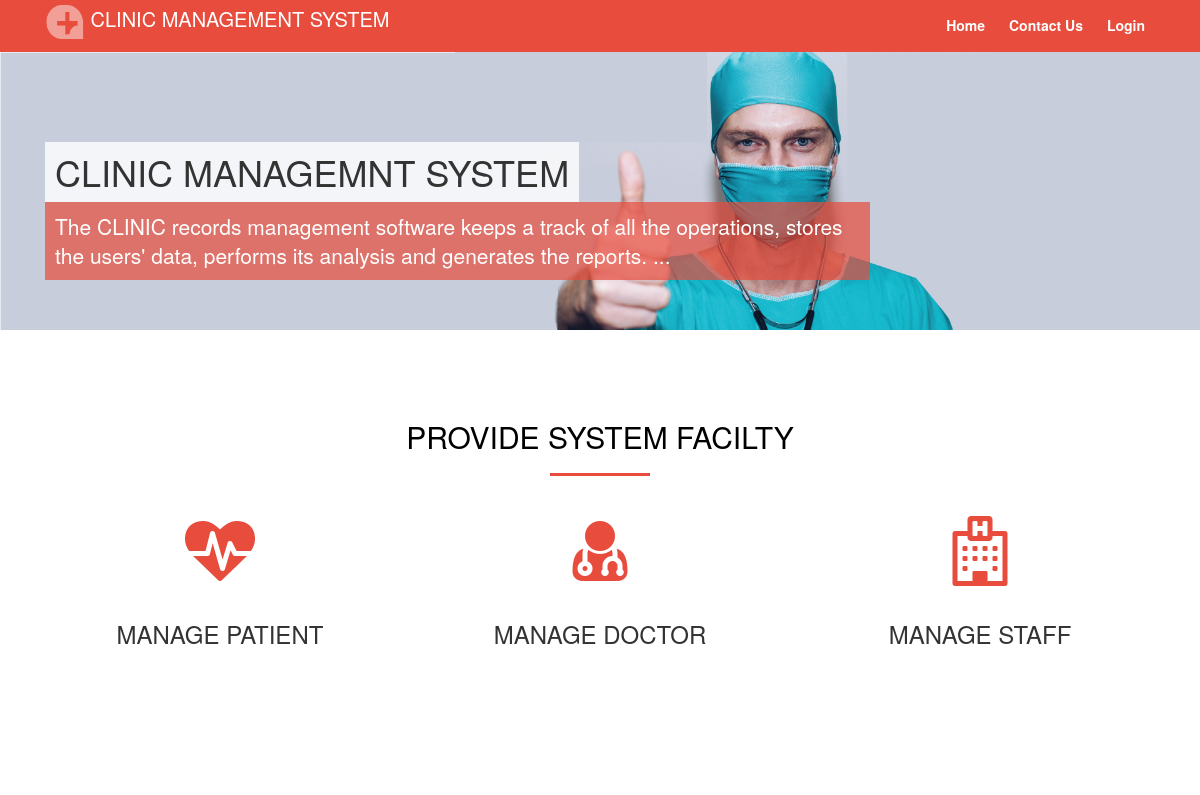
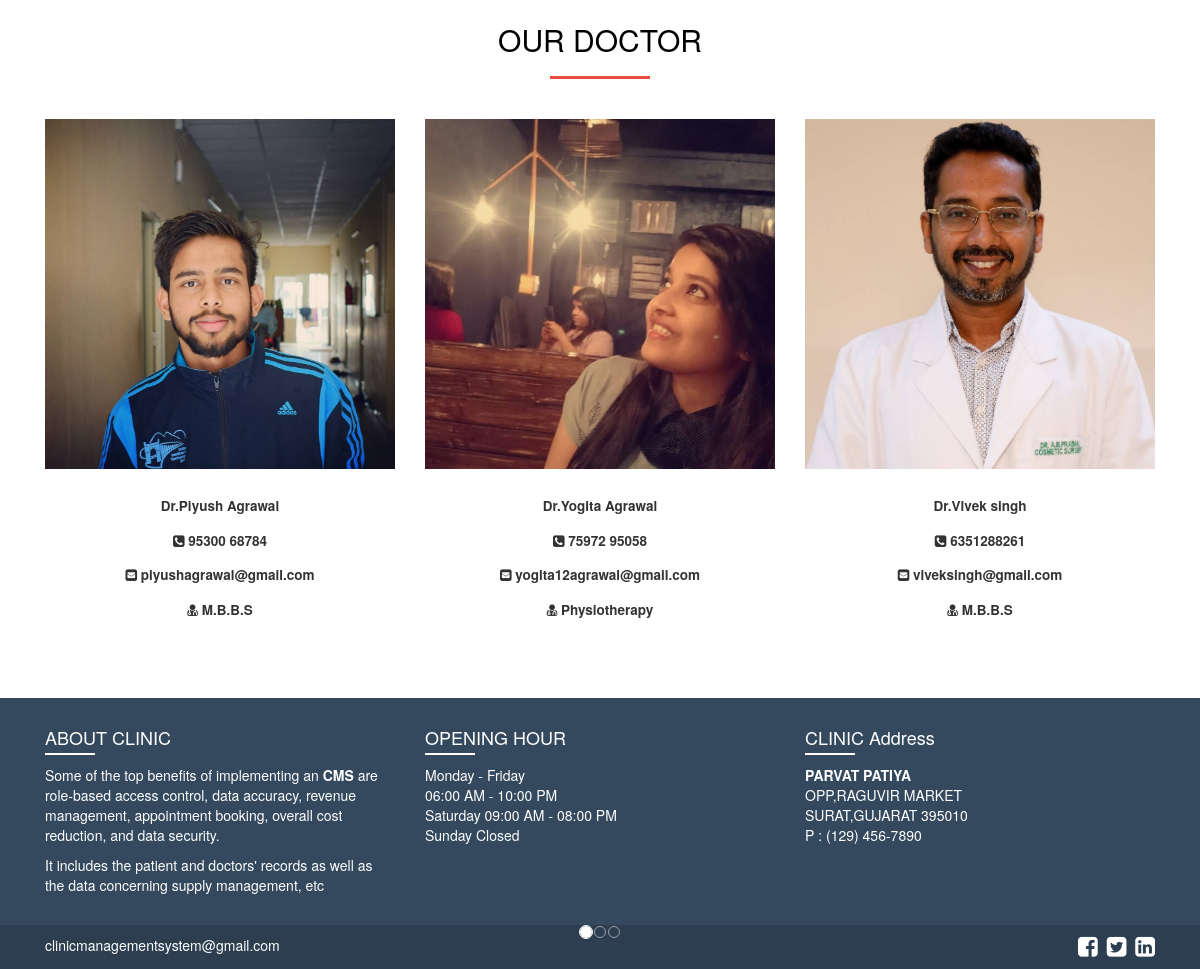
The page /Patient/index2.php (signed in) on the database its author committed (2 pictures, top to bottom).
### tables this page shows
CREATE TABLE `doctor` (
  `doctor_id` int(11) NOT NULL,
  `doctor_name` varchar(30) NOT NULL,
  `image_name` varchar(30) NOT NULL,
  `doctor_email` varchar(60) NOT NULL,
  `doctor_password` varchar(30) NOT NULL,
  `designation_id` int(11) NOT NULL,
  `Experience` varchar(30) NOT NULL,
  `doctor_fees` varchar(30) NOT NULL,
  `degree` varchar(30) NOT NULL,
  `gender` varchar(30) NOT NULL,
  `Phone_no` varchar(30) NOT NULL
);

### Patient/index2.php (the view, shortened to what this page needs)
<!DOCTYPE html>
<html lang="en">
<head>
	<link href="https://stackpath.bootstrapcdn.com/font-awesome/4.7.0/css/font-awesome.min.css" rel="stylesheet">
	<link rel="stylesheet" href="css/bootstrap2.css">
	<link rel="stylesheet" href="css/style.css">
  <link rel="stylesheet" href="https://maxcdn.bootstrapcdn.com/bootstrap/3.4.1/css/bootstrap.min.css">
</head>
<body>
	<div id="header">
		<div class="container">
			<div class="row">
				<div class="col-md-6">
					<h1 id="logo"><img src="cms1.png" height="40" width="40"> CLINIC MANAGEMENT SYSTEM</h1>
				</div>
				<div class="col-md-6">
					<ul id="menu" class="float-md-right">
						<li><B><a href="index2.php">Home</a></B></li>
						<li><B><a href="contactus.php">Contact Us</a></B></li>
						<li><B><a href="index.php">Login</a></B></li>
					</ul>
				</div>
			</div>
		</div>
	</div>
	<div id="carousel-example-2" class="carousel slide carousel-fade z-depth-1-half" data-ride="carousel">
      <ol class="carousel-indicators">
        <li data-target="#carousel-example-2" data-slide-to="0" class="active"></li>
        <li data-target="#carousel-example-2" data-slide-to="1"></li>
        <li data-target="#carousel-example-2" data-slide-to="2"></li>
      </ol>
	<div id="banner" class="py-5">
		<div class="container">
			<div class="row">
				<div class="col-md-5 col-lg-9">
					<div class="banner-title">
					<h1 class="title">CLINIC MANAGEMNT SYSTEM</h1>
						<p class="lead">The CLINIC records management software keeps a track of all the operations, stores the users' data, performs its analysis and generates the reports. ... </p>
					</div>
				</div>
			</div>
		</div>
	</div>
	<div class="container section">
		<div class="row">
			<div class="col-md-12">
				<h2 class="section-head">PROVIDE SYSTEM FACILTY</h2>
			</div>
			<div class="col-sm-6 col-md-4">
				<div class="service-box">
					<i class="fa fa-heartbeat"></i>
					<h3>MANAGE PATIENT</h3>
				</div>
			</div>
			<div class="col-sm-6 col-md-4">
				<div class="service-box">
					<i class="fa fa-user-md"></i>
					<h3>MANAGE DOCTOR</h3>
				</div>
			</div>
			<div class="col-sm-6 col-md-4">
				<div class="service-box">
					<i class="fa fa-hospital-o"></i>
					<h3>MANAGE STAFF</h3>
				</div>
			</div>
		</div>
	</div>
<?php
$q="SELECT s1.doctor_id, s1.doctor_name, s1.image_name, s1.doctor_email, s1.doctor_password, c1.designation_name, s1.Experience, s1.doctor_fees , s1.degree  , s1.gender , s1.Phone_no from doctor as s1, designation_table as c1 WHERE s1.designation_id = c1.designation_id";
$cn=getCon();
	$res=mysqli_query($cn,$q) or die(mysqli_error());
?>
	<div id="news" class="container section">
		<div class="row" align="center">
			<div class="col-md-12">
				<h2 class="section-head">OUR DOCTOR</h2>
			</div>
			<?php
			while($row=mysqli_fetch_array($res)) {
			?>
			<div class="col-md-6 col-lg-4">
				<div class="news-post">
					<?php  echo "<img src='images/doctor/".$row['2']."' >";  ?>
					<h3><b><?php echo $row['1']; ?></b></h3>
					<h3><i class="fa fa-phone-square"></i> <b><?php echo $row['10']; ?></b></h3>
					<h3><i class="fa fa-envelope-square"></i> <b><?php echo $row['3']; ?></b></h3>
					<h3><i class="fa fa-user-md"></i> <b><?php echo $row['8']; ?></b></h3>
				</div>
			</div><?php
			}
			?>
		</div>
	</div>
	<div id="footer-sidebar">
		<div class="container">
			<div class="row">
				<div class="col-sm-6 col-md-4">
					<div class="footer-widget">
						<h4>ABOUT CLINIC</h4>
						<p>Some of the top benefits of implementing an <STRONG>CMS</STRONG> are role-based access control, data accuracy, revenue management, appointment booking, overall cost reduction, and data security.</p>
						<p>It includes the patient and doctors' records as well as the data concerning supply management, etc</p>
					</div>
				</div>
				<div class="col-sm-6 col-md-4">
					<div class="footer-widget">
						<h4>OPENING HOUR</h4>
						<P>Monday - Friday <BR>
						   06:00 AM - 10:00 PM<BR>
						   Saturday 09:00 AM - 08:00 PM<BR>
						   Sunday Closed</P>
					</div>
				</div>
				  <div class="col-sm-6 col-md-4">
					<div class="footer-widget">
						<h4>CLINIC Address</h4>
						<address>
							<b>PARVAT PATIYA</b><br>
							OPP,RAGUVIR MARKET<br>
							SURAT,GUJARAT 395010<br>
							P : (129) 456-7890
						</address>
					</div>
				</div>
			</div>
		</div>
	</div>
	<div id="footer">
		<div class="container">
			<div class="row">
				<div class="col-md-6">clinicmanagementsystem@gmail.com</div>
				<div class="col-md-6">
					<ul id="social-icons" class="float-md-right">
						<li><a href="" class="fa fa-facebook-square"></a></li>
						<li><a href="" class="fa fa-twitter-square"></a></li>
						<li><a href="" class="fa fa-linkedin-square"></a></li>
					</ul>
				</div>
			</div>
		</div>
	</div>
</body>
</html>

### Patient/css/style.css (style rules this page uses)
.section { padding-top: 70px; padding-bottom: 70px; }
.section h2.section-head { color: #000; text-align: center; margin-bottom: 40px; }
.section h2.section-head:after { background: #e74c3c; content: ""; display: block; width: 100px; height: 3px; margin: 20px auto; }
#header { color: #fff; background: #e74c3c; }
#logo { font-size: 2rem; margin-top: 2px; }
#menu { list-style: none; margin: 0; padding: 0; }
#menu li { display: inline-block; }
#menu li a { color: #fff; padding: 15px 10px; display: block; }
#banner { background: url('images/cms1.png') no-repeat 0 0; background-size : cover; }
.banner-title { padding-top: 6rem; }
.banner-title h1 { background: rgba(255,255,255,0.8); display: inline-block; padding: 10px; margin: 0; }
.banner-title p.lead { color: #fff; background: rgba(231, 76, 60, 0.7); padding: 10px; }
.service-box { text-align: center; }
.service-box i.fa { color: #e74c3c; font-size: 70px; margin-bottom: 15px; }
.news-post img { width: 100%; margin-bottom: 10px; }
.news-post h3 { font-size: 1.35rem; }
#footer-sidebar { color: #fff; background: #34495e; padding: 20px 0; }
.footer-widget h4:after { content: ""; background: #fff; display: block; width: 50px; height: 2px; margin: 5px 0; }
#footer { color: #fff; background: #2c3e50; padding: 10px 0; }
#social-icons { list-style: none; color: #fff; margin: 0; padding: 0; }
#social-icons li { display: inline-block; padding-left: 5px; }
#social-icons li a { color: #fff; font-size: 23px; }

### rows shown on the page
doctor: image_name (picture), doctor_name "Dr.Piyush Agrawal", Phone_no "95300 68784", doctor_email "piyushagrawal@gmail.com", degree "M.B.B.S"
doctor: image_name (picture), doctor_name "Dr.Yogita Agrawal", Phone_no "75972 95058", doctor_email "yogita12agrawal@gmail.com", degree "Physiotherapy"
doctor: image_name (picture), doctor_name "Dr.Vivek singh", Phone_no "6351288261", doctor_email "viveksingh@gmail.com", degree "M.B.B.S"
